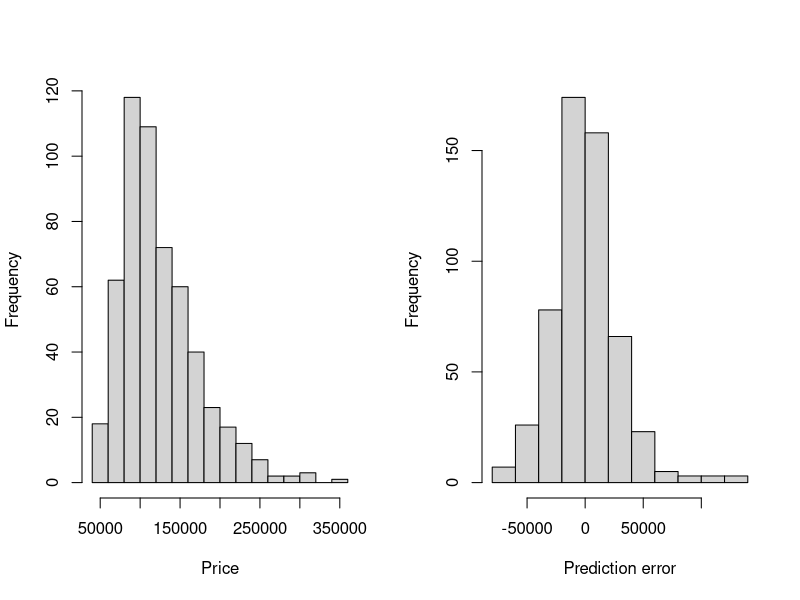
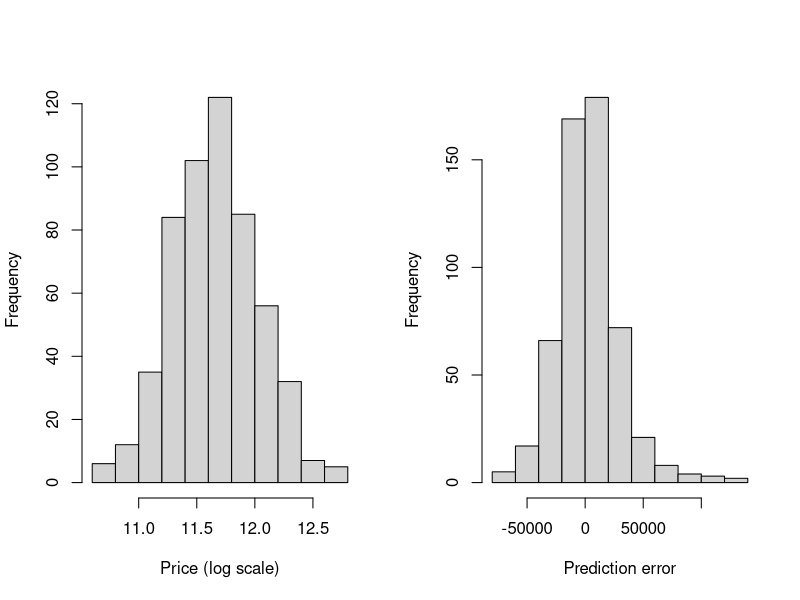

Recreate these plots in R, in order.
## Windsor housing prices ##

# Setting work directory (customize)
setwd("/Users/miguel/Dropbox (Personal)/Current jobs/DATA-2016/DATA-01")

# Reading data
windsor <- read.csv(file="windsor.csv")
str(windsor)

# Linear regression model
fm1 <- price ~ lotsize + nbdrm + nbhrm + nstor + ngar + drive + recrm + base +
  gas + air + neigh  
mod1 <- lm(formula=fm1, data=windsor) 

# Exploring the model
names(mod1)
summary(mod1)

# Statistical evaluation of the model
pred1 <- predict(mod1, newdata=windsor)
res1 <- windsor$price - pred1
sd(res1)
sd(windsor$price)
sd(res1)/sd(windsor$price)

# evaluation in dollar terms
mean(abs(res1)>40000)

# Figure 1
par(mfrow=c(1,2))
hist(windsor$price, main="", xlab="Price")
hist(res1, main="", xlab="Prediction error")

# Log transformation
fm2 <- log(price) ~ lotsize + nbdrm + nbhrm + nstor + ngar + drive + recrm + base +
  gas + air + neigh
mod2 <- lm(formula=fm2, data=windsor) 
summary(mod2)

# Interpreting the residual percentiles
exp(-0.12226)
exp(0.01633)
exp(0.12873)

# Evaluating the alternative regression model
pred2 <- exp(predict(mod2, newdata=windsor))
cor(windsor$price, pred2)

# Residuals analysis
res2 <- windsor$price - pred2
sd(res2)
sd(res2)/sd(windsor$price)
mean(abs(res2)>40000)

# Figure 2
par(mfrow=c(1,2))
hist(log(windsor$price), main="", xlab="Price (log scale)")
hist(res2, main="", xlab="Prediction error")
